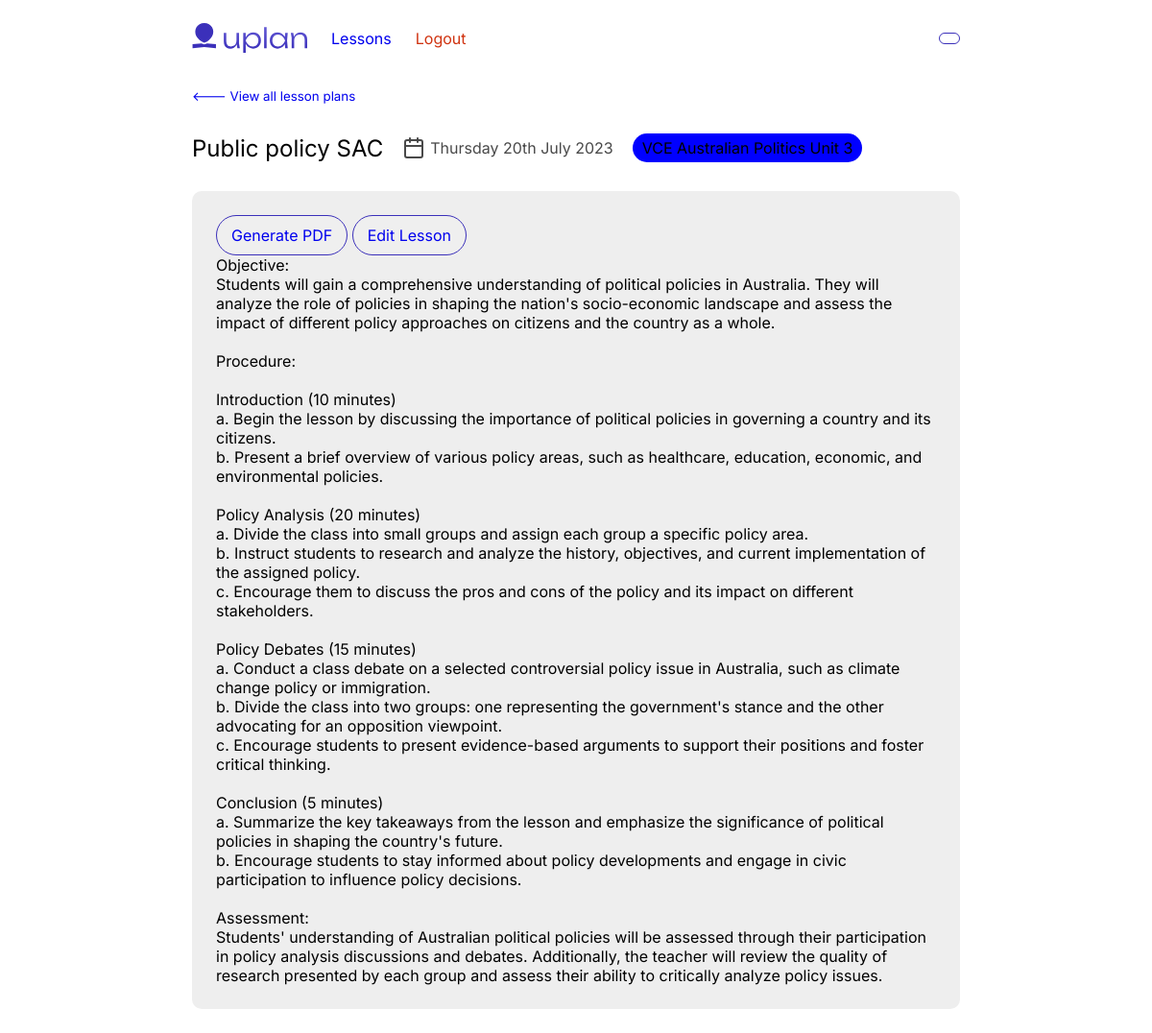
The app's page /lesson/83529709-ca9/, older data.
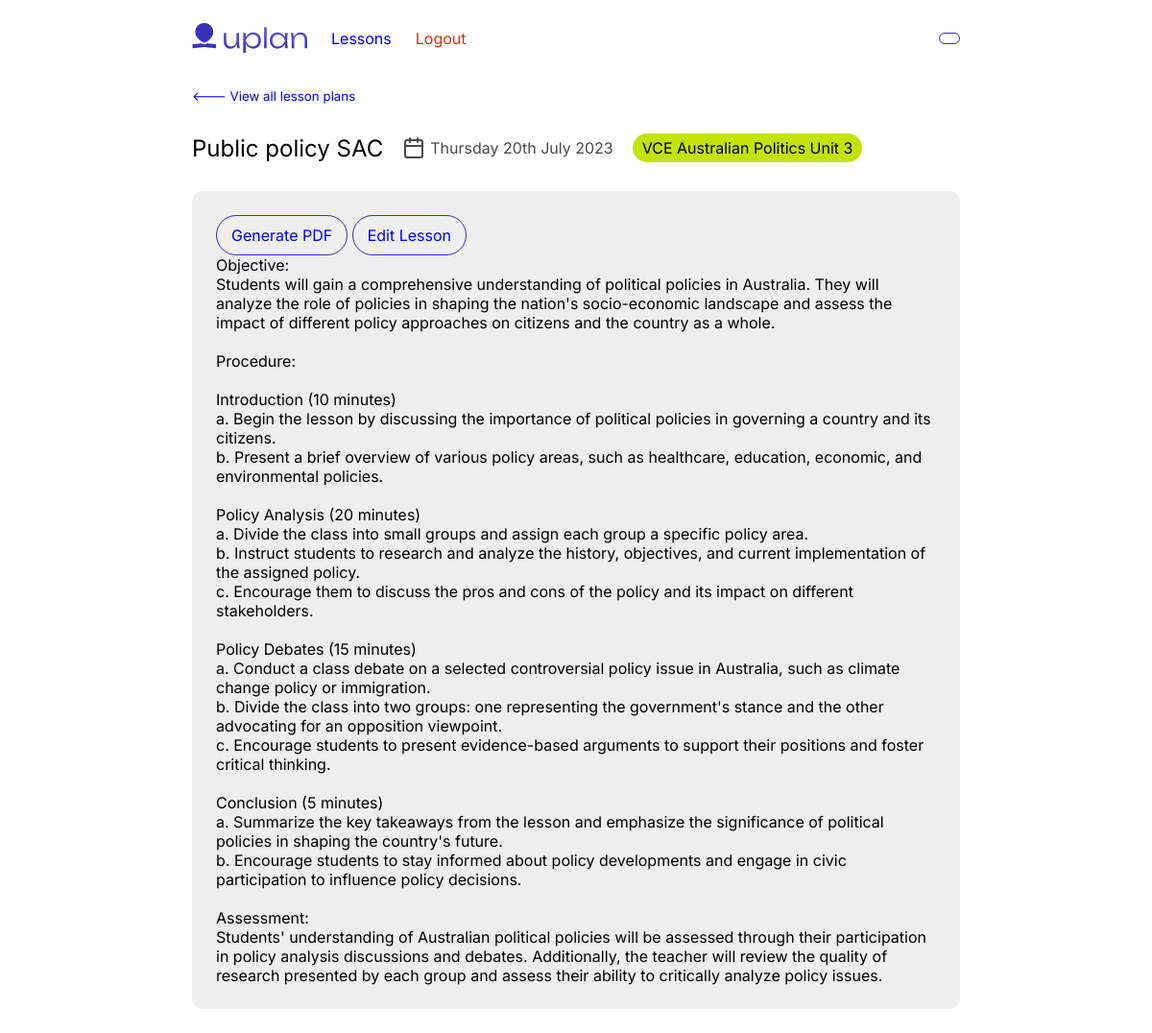
The same page, newer data.
### core/models.py (models this page shows, shortened)
class LessonPlan(models.Model):
    primary_teacher = models.ForeignKey(Profile, blank=True, null=True, on_delete=models.SET_NULL, related_name="lessons")
    associated_teachers = models.ManyToManyField(Profile, related_name="associated_teachers", blank=True)
    subject = models.ManyToManyField("Subject", blank=True, related_name='lesson_plan')
    title = models.CharField(max_length=256, null=True, blank=True, validators=[validate_existence])
    text_content = models.TextField(blank=False, null=False, validators=[validate_existence])
    date_created = models.DateTimeField(auto_now_add=True, blank=True, null=True)
    lesson_date = models.DateField(blank=True, null=True)
    slug = models.SlugField(
        default='',
        editable=True,
        max_length=75,
        unique=True,
        null=True,
        blank=True
    )

class Subject(models.Model):
    name = models.CharField(max_length=256)
    teacher = models.ForeignKey(Profile, blank=True, null=True, on_delete=models.SET_NULL, related_name="subjects")
    primary_colour = models.CharField(max_length=15)

### core/views.py (the view)
# urls.py: path('lesson/<str:slug>/', views.lesson_view, name='lesson_view'),
def lesson_view(request, slug):
    lesson = LessonPlan.objects.get(slug=slug)
    context = {
        'lesson': lesson
    }
    return render(request, 'core/lesson_view.html', context)

### templates/core/lesson_view.html
{% extends 'core/base.html' %}
{% load static %}
{% block content %}
<div class="container">
<div class="lesson-plan-detail">
    <small><a href="{% url "core:index" %}">🡐 View all lesson plans</a></small>
    <div class="lesson-plan-detail-head">
    <h2>{{ lesson.title }}</h2>
    <div class="date-group">
        {% if lesson.lesson_date %}
            <i data-feather="calendar"></i>
            <p>{{ lesson.lesson_date|date:"l dS F Y" }}</p>
        {% else %}
            <p>No date set</p>
        {% endif %}
    </div>
    {% for subject in lesson.subject.all %}
    <p style="background: {{ subject.primary_colour }};" class="pill pill__sml">{{ subject.name }}</p>
    {% endfor %}
    </div>
</div>
<div class="lesson-plan-content-detail">
    <button class="btn btn__secondary"><a href="{% url 'core:create_pdf' lesson.slug %}">Generate PDF</a></button>
    <button class="btn btn__secondary"><a href="{% url 'core:update_lesson' lesson.slug %}">Edit Lesson</a></button>
    <br>
    {{ lesson.text_content|safe|linebreaksbr }}
</div>
</div>
{% endblock content %}

### templates/core/base.html (shortened to what this page needs)
{% load static %}
<!DOCTYPE html>
<html lang="en">
<head>
    <link rel="stylesheet" type="text/css" href="{% static '/css/index.css/' %}">
</head>
<body>
<div class="container">
<div class="navbar">
    <header>
        <a href="{% url 'core:index' %}"><img src="{% static 'images/logo.svg' %}" alt=""></a>
        <a href="{% url "core:index" %}">Lessons</a>
        <a class="negative" href="{% url 'logout' %}">Logout</a>
    </header>
    <div class="navbar-element">
        <div class="profile-nav-wrap pill pill__outline pill__sml">
        </div>
    </div>
</div>
</div>
{% block content %}
{% endblock %}
</body>
</html>

### core/static/css/index.css (style rules this page uses)
* { box-sizing:border-box;margin:0;padding:0;font-family:'Inter', sans-serif;text-decoration:none;list-style:none }
.btn { padding:10px 15px;border-radius:500px;cursor:pointer;border:none;outline:none;font-size:16px }
.btn__secondary { border:1px solid #3B30BA }
.container { width:800px;margin:0 auto }
.negative { color:#D03310 }
.navbar { margin:20px 0 30px 0;display:flex;justify-content:space-between;align-items:center }
.navbar header { display:flex;align-items:center;gap:25px }
.navbar header img { width:120px }
.lesson-plan-detail-head { display:flex;align-items:center;gap:20px;margin:30px 0 30px 0 }
.lesson-plan-detail-head h2 { font-weight:400 }
.lesson-plan-detail-head .date-group { display:flex;flex-direction:row;gap:5px;align-items:center }
.lesson-plan-detail-head .date-group>* { color:#494949 }
.lesson-plan-content-detail { padding:25px;background:#eee;border-radius:10px;margin-bottom:25px }
.pill { border-radius:500px }
.pill__sml { padding:5px 10px }
.pill__outline { border:1px solid #3B30BA }

Row changes from the older to the newer data that the page shows:
changed Subject "VCE Australian Politics Unit 3": primary_colour "blue" → "#c3e30e" (drawn)
